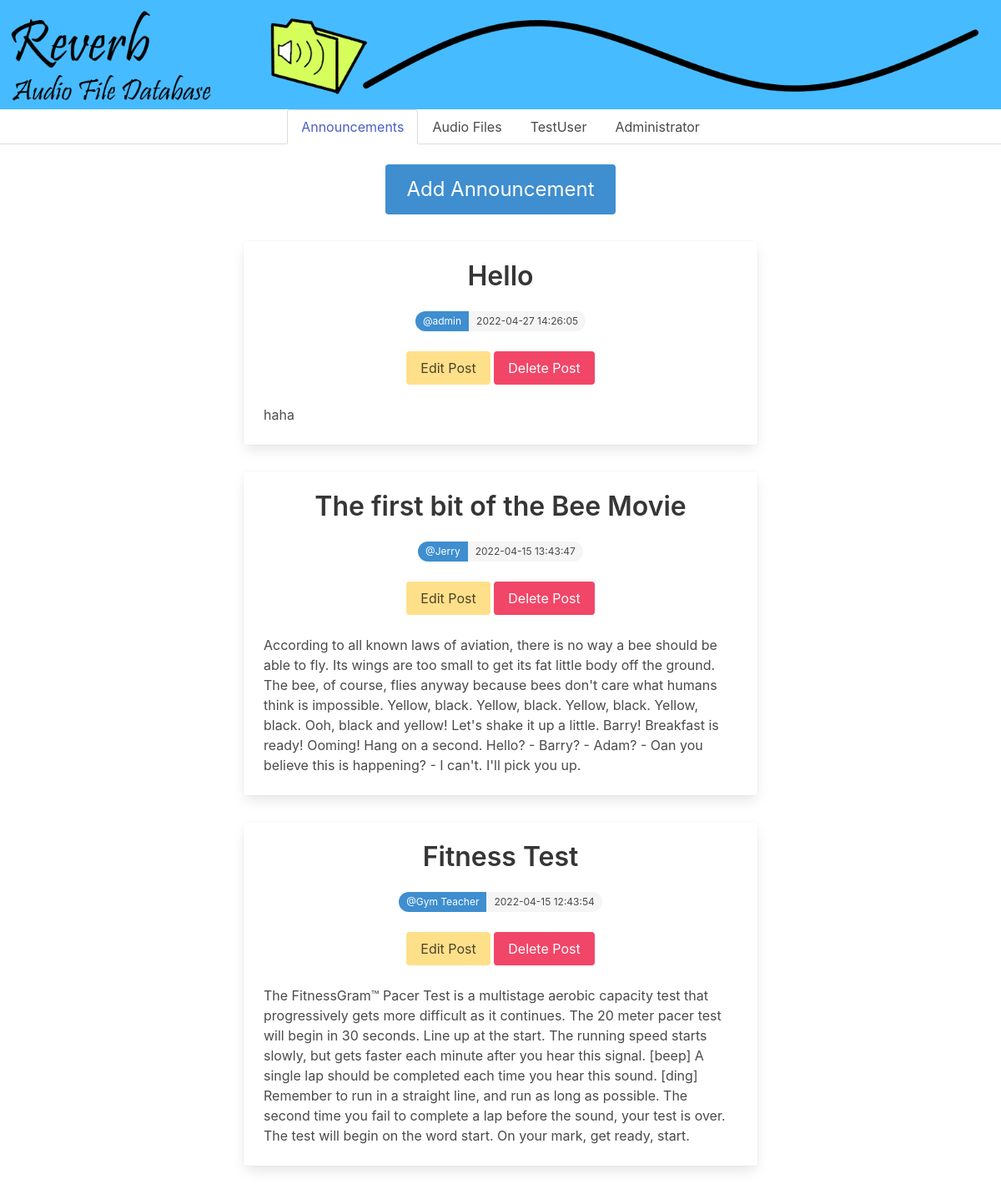
Page /user/home.php (signed in) on the committed database.
### tables this page shows
CREATE TABLE `announcement` (
  `AnnouncementID` int(11) NOT NULL,
  `Title` varchar(255) NOT NULL,
  `Body` mediumtext NOT NULL,
  `Creator` varchar(255) NOT NULL,
  `Timestamp` timestamp NOT NULL DEFAULT current_timestamp() ON UPDATE current_timestamp()
);

### user/home.php (the view, shortened to what this page needs)
<HTML>
	<head>
		<link rel="stylesheet"
		href="https://cdnjs.cloudflare.com/ajax/libs/bulma/0.9.3/css/bulma.min.css">
		<link rel="stylesheet"href="temp.css">
	</head>
	<body>
		<?php include("../shared/header.php"); ?>
		<div class="container">
			<section class="articles">
				<div class="column is-8 is-offset-2">
					<?php
					if($_SESSION['IsAdmin'] ?? null)
					{
						if($_SESSION['IsAdmin'] == 1)
						{
							echo '<div class="columns is-mobile is-centered">
									<button class="button is-block is-half is-info is-large js-modal-trigger" data-target="modal-js-example"> Add Announcement </button>
								  </div>';
						}
					}
					?>
					<?php
					$conn = new mysqli("localhost", "root", "", "reverb");
					$result=mysqli_query($conn,"SELECT * FROM `announcement` ORDER BY 1 DESC;");
					while ($row = $result->fetch_assoc()) {
						if($_SESSION['IsAdmin'] ?? null)
						{
							if($_SESSION['IsAdmin'] == 1)
							{
							echo	'<form action = "" onsubmit="submitForm(this); return false;">
									<input type="hidden" name="ID"        value="' . $row['AnnouncementID'] . '">
									<input type="hidden" name="title"     value="' . $row['Title'] .          '">
									<input type="hidden" name="body"      value="' . $row['Body'] .           '">
									<input type="hidden" name="creator"   value="' . $row['Creator'] .        '">
									<input type="hidden" name="timestamp" value="' . $row['Timestamp'] .      '">
									<div class="card article">
										<div class="card-content">
											<div class="media">
												<div class="media-content has-text-centered">
													<p class="title article-title">' . $row['Title'] . '</p>
													<div class="tags has-addons level-item">
														<span class="tag is-rounded is-info">@' . $row['Creator']   . '</span>
														<span class="tag is-rounded">'          . $row['Timestamp'] . '</span>
													</div>
													<input class="button is-warning" type="submit" onclick="clicked=1" value="Edit Post">   </input>
													<input class="button is-danger"  type="submit" onclick="clicked=2" value="Delete Post"> </input>
												</div>
											</div>
											<div class="content article-body">
												<p>' . $row['Body'] . '</p>
											</div>
										</div>
									</div>
									</form>';
							}
						}
					}
					?>
				</div>
			</section>
		</div>
	</body>
</HTML>

### user/temp.css (style rules this page uses)
.article { margin: 2rem 0; }

### rows in the picture
announcement: Title "Hello", Creator "admin", Timestamp "2022-04-27 14:26:05", Body "haha"
announcement: Title "The first bit of the Bee Movie", Creator "Jerry", Timestamp "2022-04-15 13:43:47", Body "According to all known laws of aviation, there is no way a bee should be able to fly. Its wings are too small to get its fat little body off the ground. The bee, of course, flies anyway because bees don't care what humans think is impossible. Yellow, black. Yellow, black. Yellow, black. Yellow, black. Ooh, black and yellow! Let's shake it up a little. Barry! Breakfast is ready! Ooming! Hang on a second. Hello? - Barry? - Adam? - Oan you believe this is happening? - I can't. I'll pick you up."
announcement: Title "Fitness Test", Creator "Gym Teacher", Timestamp "2022-04-15 12:43:54", Body "The FitnessGram™ Pacer Test is a multistage aerobic capacity test that progressively gets more difficult as it continues. The 20 meter pacer test will begin in 30 seconds. Line up at the start. The running speed starts slowly, but gets faster each minute after you hear this signal. [beep] A single lap should be completed each time you hear this sound. [ding] Remember to run in a straight line, and run as long as possible. The second time you fail to complete a lap before the sound, your test is over. The test will begin on the word start. On your mark, get ready, start."

### other values in the picture
$_SESSION['username'] "TestUser"
